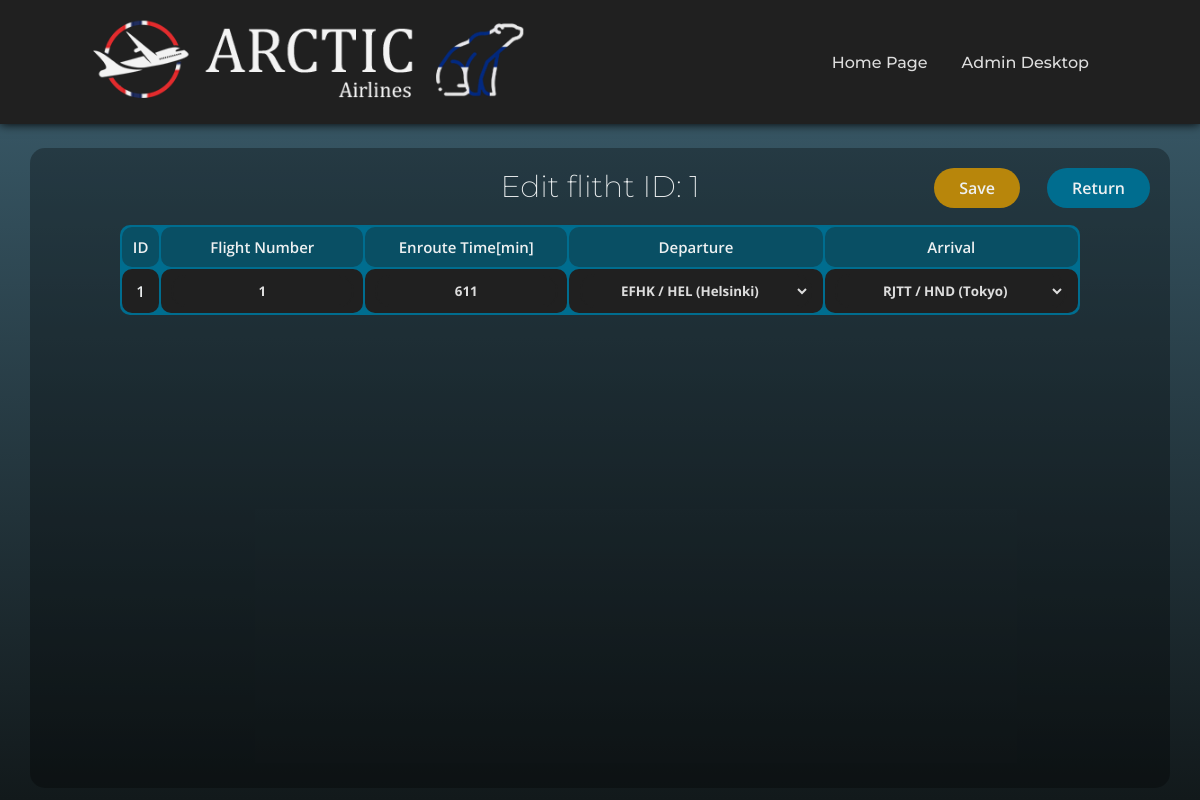
/PHP/admin/routes_mod.php?mod=2&id=1 (signed in), run on the app's committed database.
### tables this page shows
CREATE TABLE `routes` (
  `ID` int(11) NOT NULL,
  `Flight_nr` int(11) NOT NULL,
  `Enroute_time` int(11) NOT NULL,
  `Departure_id` int(11) NOT NULL,
  `Arrival_id` int(11) NOT NULL
);

### PHP/admin/routes_mod.php (the view, shortened to what this page needs)
<?php
include("../connect.php");
if(isset($_GET['mod'])){
    if($_GET['mod']==1 && isset($_GET['id'])){
        $route_id=$_GET['id'];
        $delete_query = $server_connection->query("DELETE FROM routes WHERE ID=$route_id");
        $server_connection->close();
        exit(header("location: ./routes.php"));
    }
    elseif($_GET['mod']==2 && isset($_GET['id'])){
        $route_id=$_GET['id'];
        ?>
        <!DOCTYPE html>
        <html>
            <head>
                <link rel="stylesheet" href="../../CSS/style.css">
                <link rel="stylesheet" href="../../CSS/style8.css">
            </head>
            <body>
                <header>
                    <a href="../../index.php" class="logo"><img src="../../art/logo.png"></a>
                    <nav>
                        <ul class="nav_links">
                            <li><a href="../../index.php">Home Page</a></li>
                            <li><a href="./desktop.php">Admin Desktop</a></li>
                        </ul>
                    </nav>
                </header>
                <div class="box">
                    <h1>Edit flitht ID: <?php echo $route_id ?></h1>
                    <form method='POST' enctype='multipart/form-data'>
                        <table>
                            <tr>
                                <th>ID</th>
                                <th>Flight Number</th>
                                <th>Enroute Time[min]</th>
                                <th>Departure</th>
                                <th>Arrival</th>
                            </tr>
                            <tr>
                                <?php
                                $select_query = $server_connection->query("SELECT routes.ID AS r_id, routes.Flight_nr, routes.Enroute_time, routes.Departure_id, routes.Arrival_id,
                                a.ID AS dep_id, b.ID AS arr_id, a.ICAO AS dep_icao, b.ICAO AS arr_icao, a.IATA AS dep_iata, b.IATA AS arr_iata, a.Municipality AS dep_city, b.Municipality AS arr_city,
                                a.Country AS dep_country, b.Country AS arr_country FROM routes
                                JOIN airports AS a ON routes.Departure_id = a.ID
                                JOIN airports AS b ON routes.Arrival_id = b.ID WHERE routes.ID = $route_id");
                                while($row = $select_query->fetch_assoc()){
                                    echo"<td class='id'>".$row['r_id']."</td>";
                                    echo"<td><input type='text' name='flight_nr' value='".$row['Flight_nr']."' required></td>";
                                    echo"<td><input type='text' name='enroute' value='".$row['Enroute_time']."' required></td>";
                                    $select2_query = $server_connection->query("SELECT airports.ID, airports.ICAO, airports.IATA, airports.Municipality FROM airports");
                                    echo"<td><select name='dep_airp'>";
                                    while($row2 = $select2_query->fetch_assoc()){
                                        if($row2['ID']==$row['dep_id']) echo"<option value='".$row2['ID']."' selected>".$row2['ICAO']." / ".$row2['IATA']." (".$row2['Municipality'].")</option>";
                                        else echo"<option value='".$row2['ID']."'>".$row2['ICAO']." / ".$row2['IATA']." (".$row2['Municipality'].")</option>";
                                    }
                                    echo"</select></td>";
                                    $select3_query = $server_connection->query("SELECT airports.ID, airports.ICAO, airports.IATA, airports.Municipality FROM airports");
                                    echo"<td><select name='arr_airp'>";
                                    while($row3 = $select3_query->fetch_assoc()){
                                        if($row3['ID']==$row['arr_id']) echo"<option value='".$row3['ID']."' selected>".$row3['ICAO']." / ".$row3['IATA']." (".$row3['Municipality'].")</option>";
                                        else echo"<option value='".$row3['ID']."'>".$row3['ICAO']." / ".$row3['IATA']." (".$row3['Municipality'].")</option>";
                                    }
                                    echo"</select></td>";
                                }
                                ?>
                            </tr>
                        </table>
                        <input class="save" type="submit" value="Save">
                    </form>
                    <a href="./routes.php"><button class="button">Return</button></a>
                </div>
            </body>
        </html>
        <?php
    }
    else{
        $server_connection->close();
        exit(header("location: ../../HTML/oopsies.html"));
    }
}
else{
    $server_connection->close();
    exit(header("location: ../../HTML/oopsies.html"));
}
?>

### CSS/style.css (style rules this page uses)
:root { --main_gradient: linear-gradient(0deg, #12191b, #3d6070 100%); --oceanblue: #304d6e; --greenishblue: #006d8f; --greenishblue2: #094f64; --highlights: #00c3ff; --textwhite: #edf0f1; --textlight: #dddddd; }
* { margin: 0; padding: 0; box-sizing: border-box; }
body { min-height: 100vh; background: var(--main_gradient); }
header { background-color: #202020; display: flex; justify-content: flex-end; align-items: center; padding: 10px 8vw; box-shadow: 0 0 10px; transition-property: box-shadow; transition-duration: 400ms; transition-delay: 50ms; }
.nav_links { list-style: none; }
.nav_links li { display: inline-block; padding: 0px 15px; }
.nav_links a { font-family: 'Montserrat', sans-serif; font-style: normal; font-weight: 500; font-size: 16px; color: var(--textlight); text-decoration: none; transition: all, 200ms; }
.logo { scale: 90%; opacity: 95%; margin-right: auto; margin-left: -3vw; }

### CSS/style8.css (style rules this page uses)
:root { --main_gradient: linear-gradient(0deg, #12191b, #3d6070 100%); --oceanblue: #304d6e; --greenishblue: #006d8f; --greenishblue2: #094f64; --highlights: #00c3ff; --textwhite: #edf0f1; --textlight: #dddddd; }
body { background: var(--main_gradient); background-attachment: fixed; }
.box { position: relative; width: 95vw; height: 80vh; left: 2.5vw; top: 3vh; background-color: rgba(0, 0, 0, 0.3); border-radius: 15px; text-align: center; overflow-y: scroll; }
.box h1 { padding: 20px 10px; font-family: 'Montserrat', sans-serif; font-size: 30px; font-weight: 200; color: var(--textwhite); cursor: default; }
table { position: absolute; left: calc(50% - 40vw); width: 80vw; background-color: var(--greenishblue); border-radius: 10px; }
th { background-color: var(--greenishblue2); font-family: 'Open Sans', sans-serif; font-size: 15px; font-weight: 600; color: var(--textwhite); padding: 10px; border-radius: 10px; }
td { text-align: center; background-color: #202020; font-family: 'Open Sans', sans-serif; font-size: 15px; font-weight: 600; color: rgb(170, 170, 170); padding: 5px; border-radius: 10px; }
.id { color: var(--textwhite); }
.button { position: absolute; top: 20px; right: 20px; font-family: 'Open Sans', sans-serif; font-style: normal; font-weight: 600; font-size: 16px; background-color: var(--greenishblue); color: var(--textwhite); padding: 9px 25px; border: none; border-radius: 20px; cursor: pointer; transition: background-color 200ms; }
input[type=text], input[type=date], input[type=time] { background-color: #202020; border: 2px solid #202020; border-radius: 15px; padding: 5px 10px; color: var(--textlight); font-family: 'Open Sans', sans-serif; font-weight: 700; text-align: center; transition: border 200ms; }
select { background-color: #202020; border: 2px solid #202020; border-radius: 15px; padding: 5px 10px; color: var(--textlight); font-family: 'Open Sans', sans-serif; font-weight: 700; text-align: center; transition: border 200ms; cursor: pointer; }
.save { position: absolute; top: 20px; right: 150px; font-family: 'Open Sans', sans-serif; font-style: normal; font-weight: 600; font-size: 16px; background-color: darkgoldenrod; color: var(--textwhite); padding: 9px 25px; border: none; border-radius: 20px; cursor: pointer; transition: background-color 200ms; }

### data on the page
routes: ID "1", flight_nr "1", enroute "611"

### other printed values
$route_id "1"
form field dep_airp "EFHK / HEL (Helsinki)"
form field arr_airp "RJTT / HND (Tokyo)"
